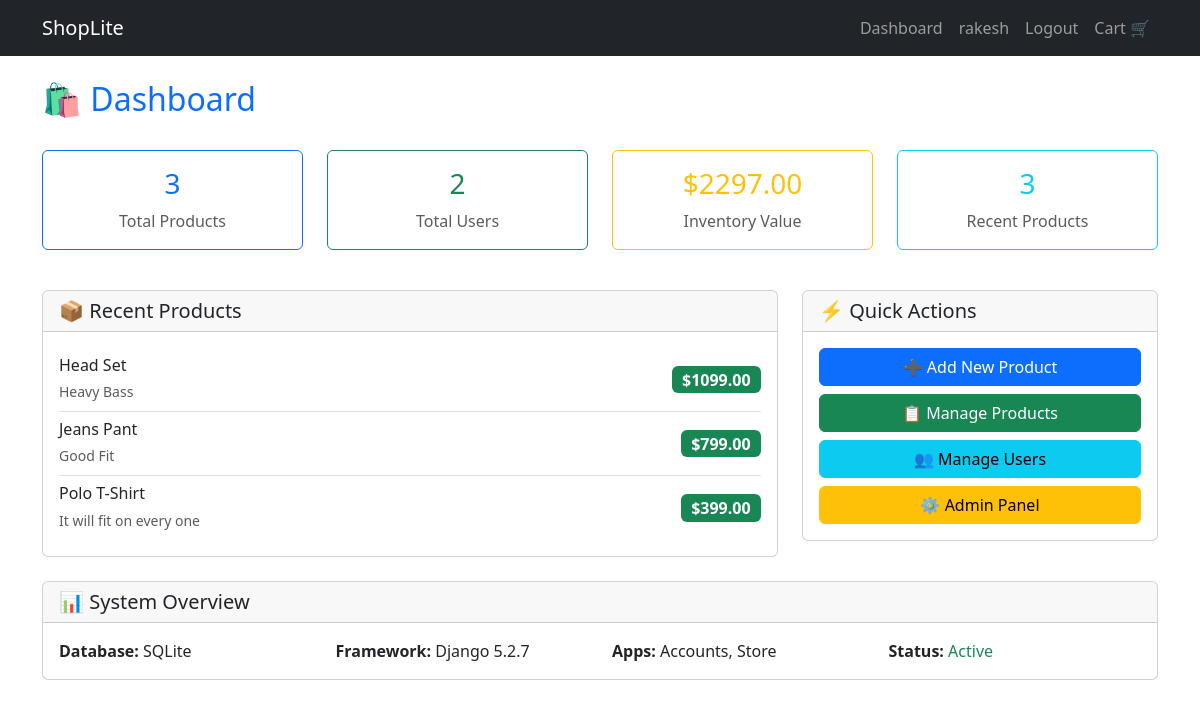
/dashboard/ (signed in), run on the app's committed database.
### store/models.py (models this page shows, shortened)
class Product(models.Model):
    CATEGORY_CHOICES = [
        ('electronics', 'Electronics'),
        ('fashion', 'Fashion'),
        ('footwear', 'Footwear'),
        ('books', 'Books'),
        ('home', 'Home & Garden'),
        ('sports', 'Sports'),
    ]
    name = models.CharField(max_length=100)
    description = models.TextField()
    price = models.DecimalField(max_digits=8, decimal_places=2)
    category = models.CharField(max_length=20, choices=CATEGORY_CHOICES, default='electronics')
    image = models.ImageField(upload_to='products/', blank=True, null=True)

### store/views.py (the view)
# urls.py: path('dashboard/', views.dashboard, name='dashboard'),
def dashboard(request):
    if not request.user.is_staff:
        return redirect('store:product_list')
    total_products = Product.objects.count()
    total_users = User.objects.count()
    recent_products = Product.objects.order_by('-id')[:5]
    total_value = Product.objects.aggregate(total=Sum('price'))['total'] or 0
    context = {
        'total_products': total_products,
        'total_users': total_users,
        'total_value': total_value,
        'recent_products': recent_products,
    }
    return render(request, 'dashboard.html', context)

### store/context_processors.py (called while the page is built)
def cart_count(request):
    if request.user.is_authenticated:
        try:
            cart = Cart.objects.get(user=request.user)
            count = cart.items.count()
        except Cart.DoesNotExist:
            count = 0
    else:
        count = 0
    return {'cart_count': count}

### store/templates/dashboard.html
{% extends 'base.html' %}
{% block content %}
<div class="row mb-4">
    <div class="col-12">
        <h2 class="text-primary">🛍️ Dashboard</h2>
    </div>
</div>
<div class="row mb-4">
    <div class="col-md-3 mb-3">
        <div class="card text-center border-primary">
            <div class="card-body">
                <h3 class="text-primary">{{ total_products }}</h3>
                <p class="text-muted mb-0">Total Products</p>
            </div>
        </div>
    </div>
    <div class="col-md-3 mb-3">
        <div class="card text-center border-success">
            <div class="card-body">
                <h3 class="text-success">{{ total_users }}</h3>
                <p class="text-muted mb-0">Total Users</p>
            </div>
        </div>
    </div>
    <div class="col-md-3 mb-3">
        <div class="card text-center border-warning">
            <div class="card-body">
                <h3 class="text-warning">${{ total_value|floatformat:2 }}</h3>
                <p class="text-muted mb-0">Inventory Value</p>
            </div>
        </div>
    </div>
    <div class="col-md-3 mb-3">
        <div class="card text-center border-info">
            <div class="card-body">
                <h3 class="text-info">{{ recent_products|length }}</h3>
                <p class="text-muted mb-0">Recent Products</p>
            </div>
        </div>
    </div>
</div>
<div class="row">
    <div class="col-lg-8 mb-4">
        <div class="card">
            <div class="card-header">
                <h5 class="mb-0">📦 Recent Products</h5>
            </div>
            <div class="card-body">
                {% if recent_products %}
                    {% for product in recent_products %}
                        <div class="d-flex justify-content-between align-items-center py-2 {% if not forloop.last %}border-bottom{% endif %}">
                            <div>
                                <h6 class="mb-1">{{ product.name }}</h6>
                                <small class="text-muted">{{ product.description|truncatewords:10 }}</small>
                            </div>
                            <span class="badge bg-success fs-6">${{ product.price }}</span>
                        </div>
                    {% endfor %}
                {% else %}
                    <div class="text-center py-4">
                        <p class="text-muted">No products available. Start by adding your first product!</p>
                    </div>
                {% endif %}
            </div>
        </div>
    </div>
    <div class="col-lg-4 mb-4">
        <div class="card">
            <div class="card-header">
                <h5 class="mb-0">⚡ Quick Actions</h5>
            </div>
            <div class="card-body">
                <div class="d-grid gap-2">
                    <a href="/admin/store/product/add/" class="btn btn-primary">
                        ➕ Add New Product
                    </a>
                    <a href="/admin/store/product/" class="btn btn-success">
                        📋 Manage Products
                    </a>
                    <a href="/admin/auth/user/" class="btn btn-info">
                        👥 Manage Users
                    </a>
                    <a href="/admin/" class="btn btn-warning">
                        ⚙️ Admin Panel
                    </a>
                </div>
            </div>
        </div>
    </div>
</div>
<div class="row">
    <div class="col-12">
        <div class="card">
            <div class="card-header">
                <h5 class="mb-0">📊 System Overview</h5>
            </div>
            <div class="card-body">
                <div class="row">
                    <div class="col-md-3"><strong>Database:</strong> SQLite</div>
                    <div class="col-md-3"><strong>Framework:</strong> Django 5.2.7</div>
                    <div class="col-md-3"><strong>Apps:</strong> Accounts, Store</div>
                    <div class="col-md-3"><strong>Status:</strong> <span class="text-success">Active</span></div>
                </div>
            </div>
        </div>
    </div>
</div>
{% endblock %}

### shoplite/templates/base.html (shortened to what this page needs)
<!DOCTYPE html>
<html lang="en">
<head>
    <link href="https://cdn.jsdelivr.net/npm/bootstrap@5.3.0/dist/css/bootstrap.min.css" rel="stylesheet">
</head>
<body>
<nav class="navbar navbar-expand-lg navbar-dark bg-dark">
  <div class="container">
    <a class="navbar-brand" href="{% url 'store:product_list' %}">ShopLite</a>
    <div>
      <ul class="navbar-nav ms-auto">
        {% if user.is_authenticated %}
          {% if user.is_staff %}
            <li class="nav-item"><a class="nav-link" href="{% url 'store:dashboard' %}">Dashboard</a></li>
          {% endif %}
          <li class="nav-item"><a class="nav-link" href="#">{{ user.username }}</a></li>
          <li class="nav-item"><a class="nav-link" href="{% url 'accounts:logout' %}">Logout</a></li>
        {% else %}
          <li class="nav-item"><a class="nav-link" href="{% url 'accounts:login' %}">Login</a></li>
          <li class="nav-item"><a class="nav-link" href="{% url 'accounts:signup' %}">Signup</a></li>
        {% endif %}
        <li class="nav-item">
          <a class="nav-link position-relative" href="#" onclick="openCartModal()">
            Cart 🛒
          </a>
        </li>
      </ul>
    </div>
  </div>
</nav>
<div class="container mt-4">
  {% block content %}{% endblock %}
</div>
</body>
</html>

### data on the page
Product: name "Head Set", description "Heavy Bass", price "1099.00"
Product: name "Jeans Pant", description "Good Fit", price "799.00"
Product: name "Polo T-Shirt", description "It will fit on every one", price "399.00"

### other printed values
{{ user.username }} "rakesh"
{{ total_products }} "3"
{{ total_users }} "2"
{{ total_value|floatformat:2 }} "2297.00"
{{ recent_products|length }} "3"
